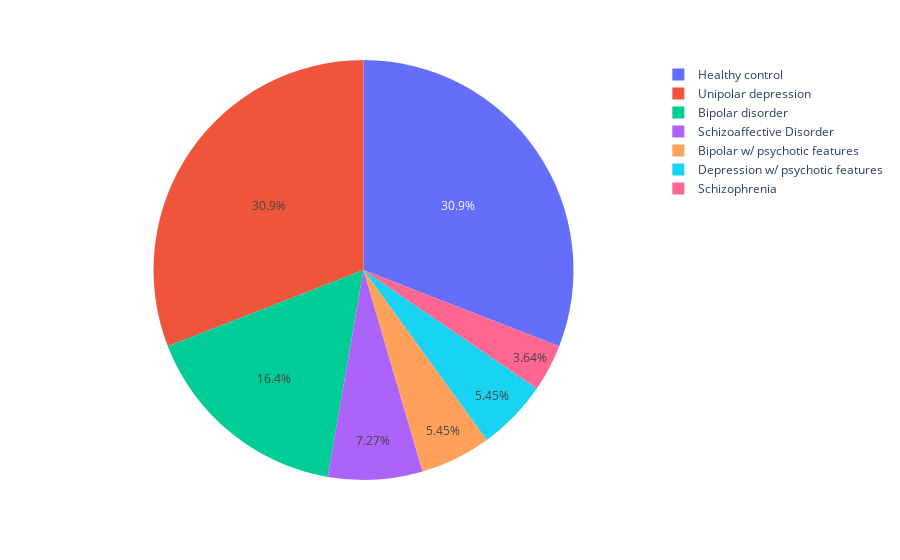

Source (notebook cell):
### Code cell
cad = surveys['clinical_administered_data']
prim_diagnoses_cols = ['SUBJECT_ID']+[col for col in cad if 'primary_diagnoses' in col]
primary = cad[prim_diagnoses_cols].bfill(axis=1).iloc[:, 0:2]
primary = primary.loc[~primary['SUBJECT_ID'].str.contains("{")]
primary = primary.loc[~primary['SUBJECT_ID'].str.contains("ie")]
primary = primary.dropna()
fig = px.pie(primary, names='primary_diagnoses_1')
fig.show()

### Figure 1 — Plotly figure (JSON) as saved in the notebook; plotly's stock layout.template omitted (floating-point values rounded to 4 significant figures)
{"data": [{"domain": {"x": [0, 1], "y": [0, 1]}, "hovertemplate": "primary_diagnoses_1=%{label}<extra></extra>", "labels": ["Healthy control", "Healthy control", "Bipolar w/ psychotic features", "Healthy control", "Bipolar disorder", "Schizoaffective Disorder", "Unipolar depression", "Healthy control", "Depression w/ psychotic features", "Bipolar disorder", "Unipolar depression", "Bipolar disorder", "Unipolar depression", "Healthy control", "Bipolar disorder", "Unipolar depression", "Bipolar disorder", "Unipolar depression", "Healthy control", "Healthy control", "Unipolar depression", "Unipolar depression", "Schizophrenia", "Healthy control", "Healthy control", "Unipolar depression", "Depression w/ psychotic features", "Bipolar disorder", "Unipolar depression", "Bipolar disorder", "Bipolar w/ psychotic features", "Healthy control", "Schizoaffective Disorder", "Unipolar depression", "Schizoaffective Disorder", "Unipolar depression", "Schizophrenia", "Unipolar depression", "Healthy control", "Depression w/ psychotic features", "Bipolar w/ psychotic features", "Unipolar depression", "Schizoaffective Disorder", "Healthy control", "Healthy control", "Unipolar depression", "Bipolar disorder", "Unipolar depression", "Unipolar depression", "Healthy control", "Healthy control", "Bipolar disorder", "Healthy control", "Unipolar depression", "Healthy control"], "legendgroup": "", "name": "", "showlegend": true, "type": "pie"}], "layout": {"legend": {"tracegroupgap": 0}, "margin": {"t": 60}}}
